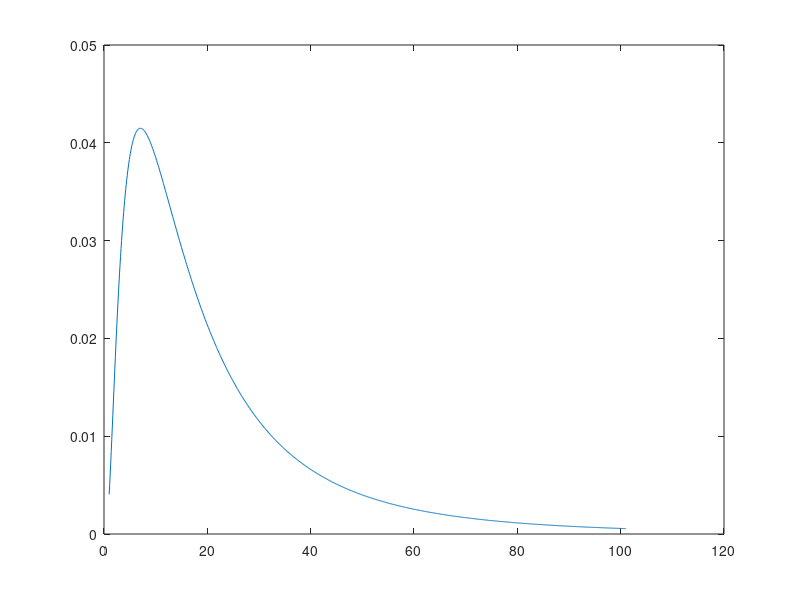
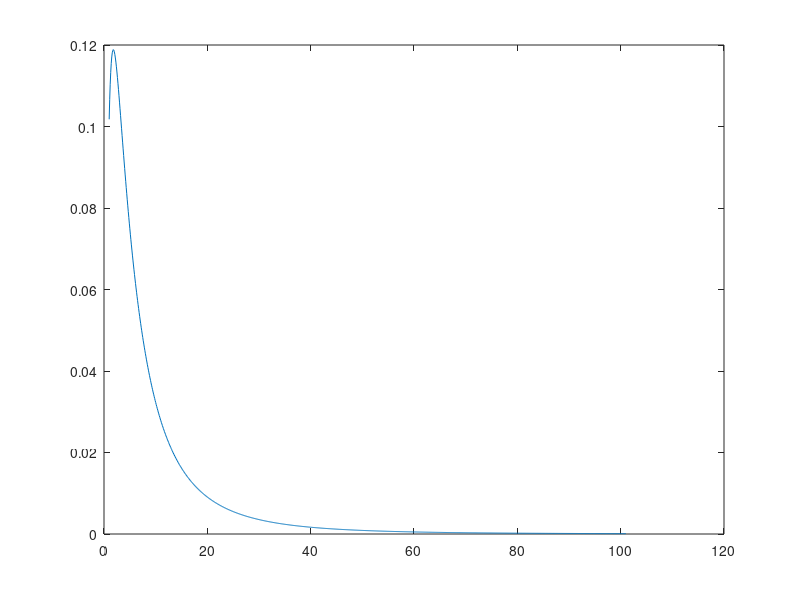
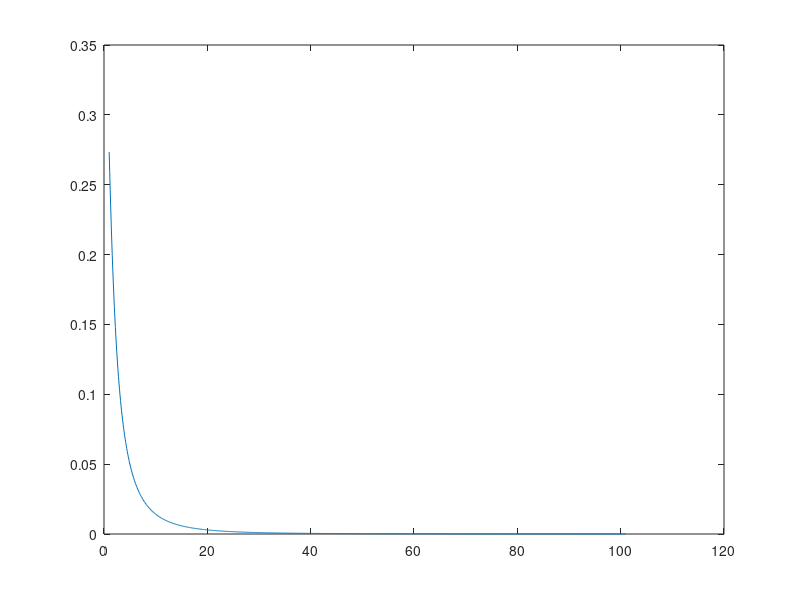
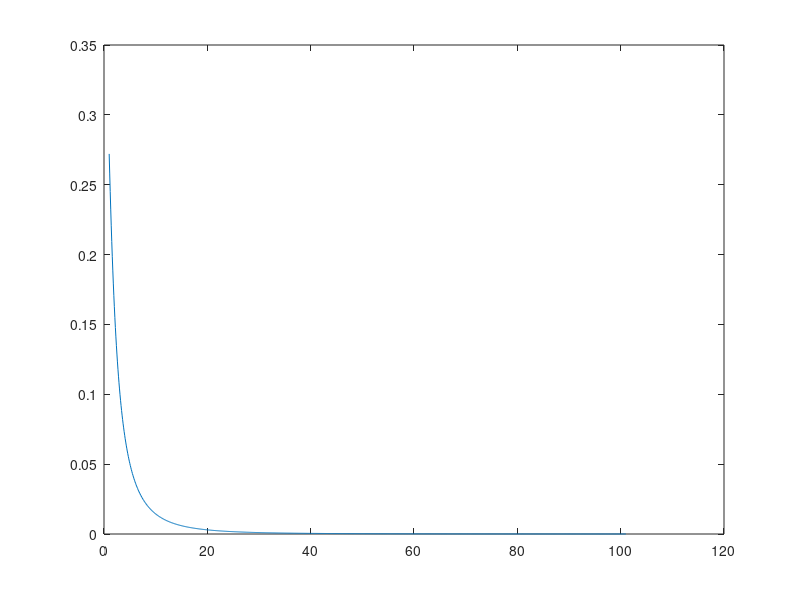

Recreate these plots in MATLAB, in order. (Note: this script raises an error after producing the figures.)
clc;
clear all;

fileID = fopen('suratx.txt','r');
x= fscanf(fileID,'%f %f\n',[1,Inf]);
x=x';
fclose(fileID);

fileID = fopen('suraty.txt','r');
y= fscanf(fileID,'%f %f\n',[1,Inf]);
y=y';
fclose(fileID);

for i=1:8  
    for j=1:2000
        tx(j)=x((2000*(i-1))+j);
        ty(j)=y((2000*(i-1))+j);
    end
    figure,plot(tx,ty);
end